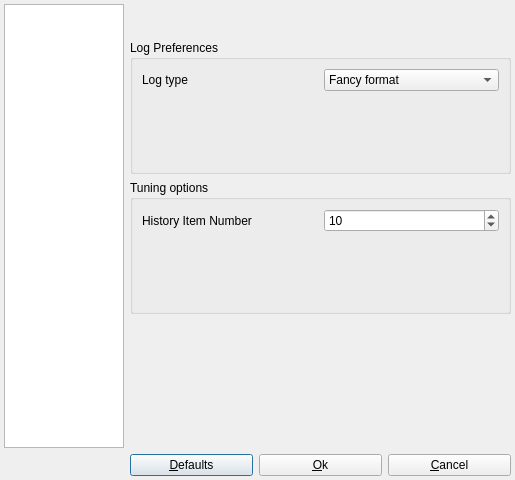
<?xml version="1.0" encoding="UTF-8"?>
<ui version="4.0">
 <class>ProfileMain</class>
 <widget class="QDialog" name="ProfileMain">
  <property name="windowModality">
   <enum>Qt::ApplicationModal</enum>
  </property>
  <property name="geometry">
   <rect>
    <x>0</x>
    <y>0</y>
    <width>515</width>
    <height>480</height>
   </rect>
  </property>
  <property name="sizePolicy">
   <sizepolicy hsizetype="Expanding" vsizetype="Expanding">
    <horstretch>0</horstretch>
    <verstretch>0</verstretch>
   </sizepolicy>
  </property>
  <property name="minimumSize">
   <size>
    <width>515</width>
    <height>480</height>
   </size>
  </property>
  <property name="maximumSize">
   <size>
    <width>16777215</width>
    <height>16777215</height>
   </size>
  </property>
  <property name="windowTitle">
   <string>NmapSI4 Preferences</string>
  </property>
  <property name="windowIcon">
   <iconset resource="../../../mainwin.qrc">
    <normaloff>:/images/icons/128x128/nmapsi4.png</normaloff>:/images/icons/128x128/nmapsi4.png</iconset>
  </property>
  <property name="modal">
   <bool>true</bool>
  </property>
  <layout class="QGridLayout" name="gridLayout">
   <property name="margin">
    <number>4</number>
   </property>
   <item row="0" column="0" rowspan="3">
    <widget class="QListWidget" name="listViewOptions">
     <property name="sizePolicy">
      <sizepolicy hsizetype="Fixed" vsizetype="Expanding">
       <horstretch>0</horstretch>
       <verstretch>0</verstretch>
      </sizepolicy>
     </property>
     <property name="minimumSize">
      <size>
       <width>120</width>
       <height>0</height>
      </size>
     </property>
     <property name="maximumSize">
      <size>
       <width>120</width>
       <height>16777215</height>
      </size>
     </property>
     <property name="frameShape">
      <enum>QFrame::StyledPanel</enum>
     </property>
     <property name="horizontalScrollBarPolicy">
      <enum>Qt::ScrollBarAlwaysOff</enum>
     </property>
     <property name="textElideMode">
      <enum>Qt::ElideMiddle</enum>
     </property>
     <property name="movement">
      <enum>QListView::Static</enum>
     </property>
     <property name="flow">
      <enum>QListView::LeftToRight</enum>
     </property>
     <property name="resizeMode">
      <enum>QListView::Adjust</enum>
     </property>
     <property name="spacing">
      <number>0</number>
     </property>
     <property name="gridSize">
      <size>
       <width>120</width>
       <height>80</height>
      </size>
     </property>
     <property name="viewMode">
      <enum>QListView::IconMode</enum>
     </property>
     <property name="uniformItemSizes">
      <bool>false</bool>
     </property>
    </widget>
   </item>
   <item row="0" column="1" colspan="3">
    <widget class="QLabel" name="labelTitle">
     <property name="layoutDirection">
      <enum>Qt::LeftToRight</enum>
     </property>
     <property name="text">
      <string/>
     </property>
    </widget>
   </item>
   <item row="3" column="1">
    <widget class="QPushButton" name="buttonDefault">
     <property name="text">
      <string>&amp;Defaults</string>
     </property>
     <property name="icon">
      <iconset resource="../../../mainwin.qrc">
       <normaloff>:/images/images/flag_yellow.png</normaloff>:/images/images/flag_yellow.png</iconset>
     </property>
    </widget>
   </item>
   <item row="3" column="2">
    <widget class="QPushButton" name="buttonSave">
     <property name="text">
      <string>&amp;Ok</string>
     </property>
     <property name="icon">
      <iconset resource="../../../mainwin.qrc">
       <normaloff>:/images/images/flag_green.png</normaloff>:/images/images/flag_green.png</iconset>
     </property>
    </widget>
   </item>
   <item row="3" column="3">
    <widget class="QPushButton" name="ButtonQuit">
     <property name="text">
      <string>&amp;Cancel</string>
     </property>
     <property name="icon">
      <iconset resource="../../../mainwin.qrc">
       <normaloff>:/images/images/button_cancel.png</normaloff>:/images/images/button_cancel.png</iconset>
     </property>
    </widget>
   </item>
   <item row="1" column="1">
    <spacer name="verticalSpacer_4">
     <property name="orientation">
      <enum>Qt::Vertical</enum>
     </property>
     <property name="sizeType">
      <enum>QSizePolicy::Fixed</enum>
     </property>
     <property name="sizeHint" stdset="0">
      <size>
       <width>20</width>
       <height>10</height>
      </size>
     </property>
    </spacer>
   </item>
   <item row="2" column="1" colspan="3">
    <widget class="QStackedWidget" name="stackPref">
     <property name="sizePolicy">
      <sizepolicy hsizetype="Expanding" vsizetype="Expanding">
       <horstretch>0</horstretch>
       <verstretch>0</verstretch>
      </sizepolicy>
     </property>
     <property name="currentIndex">
      <number>0</number>
     </property>
     <widget class="QWidget" name="page_2">
      <layout class="QVBoxLayout" name="verticalLayout_5">
       <property name="margin">
        <number>0</number>
       </property>
       <item>
        <widget class="QGroupBox" name="groupBox_2">
         <property name="sizePolicy">
          <sizepolicy hsizetype="Expanding" vsizetype="Expanding">
           <horstretch>0</horstretch>
           <verstretch>0</verstretch>
          </sizepolicy>
         </property>
         <property name="title">
          <string>Log Preferences</string>
         </property>
         <layout class="QVBoxLayout" name="verticalLayout">
          <item>
           <layout class="QGridLayout" name="gridLayout_4">
            <item row="0" column="0">
             <widget class="QLabel" name="label_2">
              <property name="text">
               <string>Log type</string>
              </property>
             </widget>
            </item>
            <item row="0" column="1">
             <widget class="QComboBox" name="comboLogType">
              <item>
               <property name="text">
                <string>Fancy format</string>
               </property>
              </item>
              <item>
               <property name="text">
                <string>Nmap raw format</string>
               </property>
              </item>
              <item>
               <property name="text">
                <string>Html format</string>
               </property>
              </item>
             </widget>
            </item>
           </layout>
          </item>
          <item>
           <spacer name="verticalSpacer">
            <property name="orientation">
             <enum>Qt::Vertical</enum>
            </property>
            <property name="sizeHint" stdset="0">
             <size>
              <width>20</width>
              <height>40</height>
             </size>
            </property>
           </spacer>
          </item>
         </layout>
        </widget>
       </item>
       <item>
        <widget class="QGroupBox" name="groupBox_3">
         <property name="title">
          <string>Tuning options</string>
         </property>
         <layout class="QVBoxLayout" name="verticalLayout_2">
          <item>
           <layout class="QGridLayout" name="gridLayout_2">
            <item row="0" column="1">
             <widget class="QSpinBox" name="spinBoxCache">
              <property name="minimum">
               <number>5</number>
              </property>
              <property name="value">
               <number>10</number>
              </property>
             </widget>
            </item>
            <item row="0" column="0">
             <widget class="QLabel" name="label">
              <property name="text">
               <string>History Item Number</string>
              </property>
             </widget>
            </item>
           </layout>
          </item>
          <item>
           <spacer name="verticalSpacer_2">
            <property name="orientation">
             <enum>Qt::Vertical</enum>
            </property>
            <property name="sizeHint" stdset="0">
             <size>
              <width>20</width>
              <height>40</height>
             </size>
            </property>
           </spacer>
          </item>
         </layout>
        </widget>
       </item>
       <item>
        <spacer name="verticalSpacer_3">
         <property name="orientation">
          <enum>Qt::Vertical</enum>
         </property>
         <property name="sizeHint" stdset="0">
          <size>
           <width>20</width>
           <height>40</height>
          </size>
         </property>
        </spacer>
       </item>
      </layout>
     </widget>
     <widget class="QWidget" name="page_3">
      <layout class="QGridLayout" name="gridLayout_3">
       <property name="margin">
        <number>0</number>
       </property>
       <item row="0" column="0">
        <widget class="QGroupBox" name="groupBox_4">
         <property name="sizePolicy">
          <sizepolicy hsizetype="Expanding" vsizetype="Expanding">
           <horstretch>0</horstretch>
           <verstretch>0</verstretch>
          </sizepolicy>
         </property>
         <property name="title">
          <string>Size Preferences</string>
         </property>
         <layout class="QVBoxLayout" name="verticalLayout_4">
          <item>
           <widget class="QCheckBox" name="checkSize">
            <property name="text">
             <string>Save Windows Resize</string>
            </property>
           </widget>
          </item>
          <item>
           <widget class="QCheckBox" name="checkWinPos">
            <property name="text">
             <string>Save Windows Positions</string>
            </property>
           </widget>
          </item>
          <item>
           <spacer name="verticalSpacer_5">
            <property name="orientation">
             <enum>Qt::Vertical</enum>
            </property>
            <property name="sizeHint" stdset="0">
             <size>
              <width>20</width>
              <height>40</height>
             </size>
            </property>
           </spacer>
          </item>
         </layout>
        </widget>
       </item>
      </layout>
     </widget>
     <widget class="QWidget" name="page_5">
      <layout class="QVBoxLayout" name="verticalLayout_3">
       <property name="margin">
        <number>0</number>
       </property>
       <item>
        <widget class="QGroupBox" name="groupBox">
         <property name="title">
          <string>Scan Preferences</string>
         </property>
         <layout class="QVBoxLayout" name="verticalLayout_6">
          <item>
           <widget class="QCheckBox" name="checkBoxlookup">
            <property name="text">
             <string>Internal Lookup</string>
            </property>
           </widget>
          </item>
          <item>
           <widget class="QCheckBox" name="checkBoxDig">
            <property name="text">
             <string>Dig Lookup</string>
            </property>
           </widget>
          </item>
          <item>
           <spacer name="verticalSpacer_6">
            <property name="orientation">
             <enum>Qt::Vertical</enum>
            </property>
            <property name="sizeHint" stdset="0">
             <size>
              <width>20</width>
              <height>40</height>
             </size>
            </property>
           </spacer>
          </item>
         </layout>
        </widget>
       </item>
      </layout>
     </widget>
    </widget>
   </item>
  </layout>
 </widget>
 <resources>
  <include location="../../../mainwin.qrc"/>
 </resources>
 <connections>
  <connection>
   <sender>ButtonQuit</sender>
   <signal>clicked()</signal>
   <receiver>ProfileMain</receiver>
   <slot>close()</slot>
   <hints>
    <hint type="sourcelabel">
     <x>456</x>
     <y>318</y>
    </hint>
    <hint type="destinationlabel">
     <x>475</x>
     <y>276</y>
    </hint>
   </hints>
  </connection>
 </connections>
</ui>
